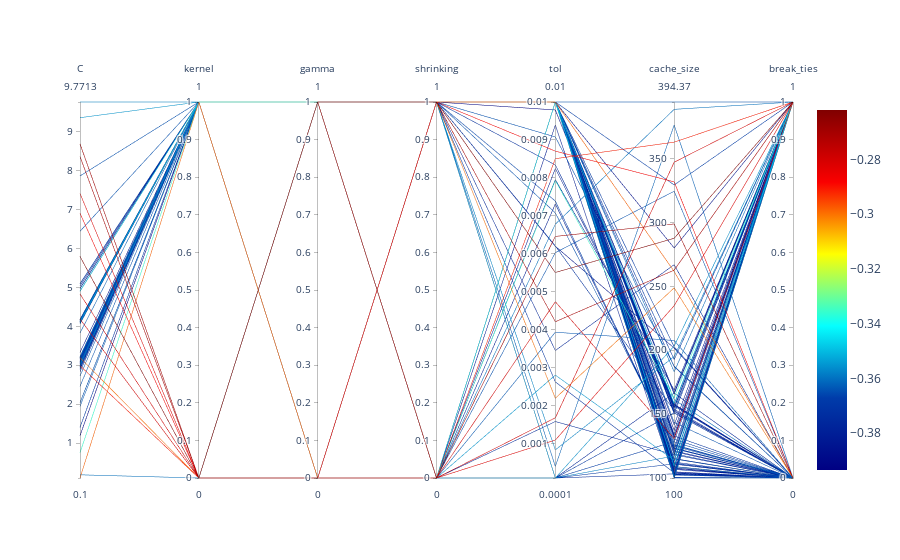

The code cell stored with this chart in its notebook:
### Markdown cell above
## Parallel Coordinates Plot

### Code cell
spot_tuner.parallel_plot()
